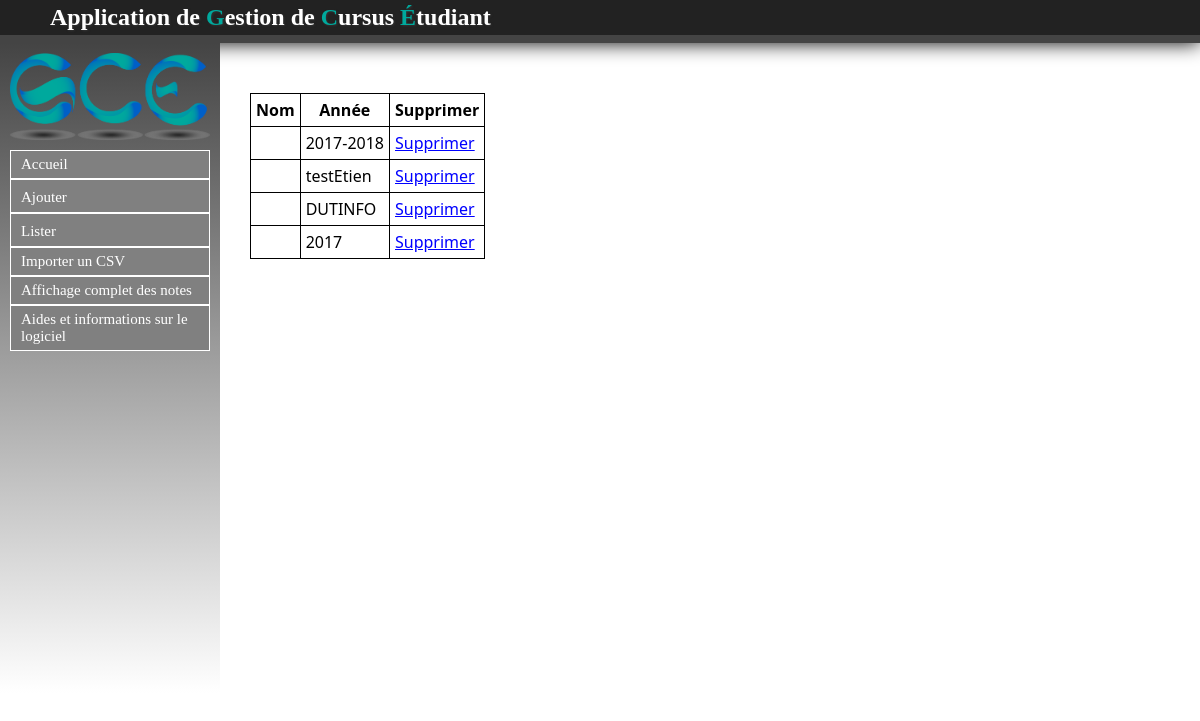
Page /Diplome/listerDiplomes on the committed database.
### Diplome/models.py (models this page shows, shortened)
class Diplome(models.Model):
	intitule = models.CharField(max_length=30,null=False)
	annee = models.ForeignKey(Annee, null=True)

### Annee/models.py (models this page shows)
class Annee(models.Model):
	intitule = models.CharField(max_length=9,null=False)
	def __str__(self):
		return self.intitule

### Diplome/views.py (the view)
def listerDiplomes(request):
	dips = Diplome.objects.all()
	return render(request, 'contenu_html/listerDiplomes.html',{'dips': dips})

### Diplome/templates/contenu_html/listerDiplomes.html (shortened to what this page needs)
{% extends "templates/base.html" %}
{% block content %}
{% if not dips %}
	<p>Pas de diplome</p>
{% else %}
	<table style="border:1px solid black; border-collapse : collapse;">
	<tr>
		<th style="border:1px solid black;">Nom</th>
		<th style="border:1px solid black;">Année</th>
		<th style="border:1px solid black;">Supprimer</th>
	</tr>
{% endif %}
{% for dip in dips %}
	<tr>
		<td style="border:1px solid black;">{{ dip.nom }}</td>
		<td style="border:1px solid black;">{{ dip.annee }}</td>
		<td><a href="supprdip/{{ dip.id }}">Supprimer</a></td>
	</tr>
{% endfor %}
</table>
{% endblock %}

### static/css/stylesheet.css (style rules this page uses)
a { color:#222222; text-decoration: none; }
table a { color: blue; text-decoration: underline; }
html,body { height: 100%; }
body { font-family: "Segoe UI", Verdana, serif; font-size:12pt; margin:0; padding:0; }
table { border:1px solid black; border-collapse : collapse; }
table { margin-left: 50px; }
td, th { padding: 5px; border:1px solid black; }

### rows in the picture
Diplome: annee "2017-2018"
Diplome: annee "testEtien"
Diplome: annee "DUTINFO"
Diplome: annee "2017"
